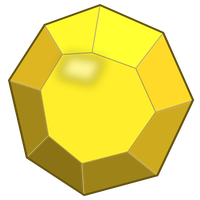
#> input picture engine/crystals/yellow.png, 200 x 200 px; its folder holds 4 pictures in this run
$ python make_cards.py
#> lines starting #> are read from the running program, lines starting #| are printed output that depends on the picture; after the words box and inside, x2 and y2 are one past the last pixel; in counts of white or black regions, pixels touching at a corner belong together
#!/usr/bin/env python3
"""
Century: Golem Edition -- custom golem card generator.

Reads the 36 golem cards, drops in a photo per card, stamps the crystal
costs along the bottom and the point value in the corner, and writes
print-ready PNGs plus a cut-sheet PDF.

USAGE
-----
    python3 make_cards.py

FOLDER LAYOUT (put make_cards.py at the top)
--------------------------------------------
    make_cards.py
    crystals/
        yellow.png
        green.png
        blue.png
        magenta.png
    photos/
        01.png   02.png   03.png   ...   36.png
    out/                      <- created for you

The number on each photo filename is the card's rank in the sorted list
below (01 = the 6-point card, 36 = the 20-point 5M card). Extensions
.png .jpg .jpeg .webp all work. Photos are cropped to fill, centred on
the top of the frame so faces don't get cut off.

Run with --check to see which photos are missing before you commit.
"""

import sys
import csv
from pathlib import Path

from PIL import Image, ImageDraw, ImageFont, ImageFilter

# --------------------------------------------------------------------------
# CARD DATA -- sorted low to high, ties broken by cheaper crystal cost.
# (points, {colour: count})  colours: Y G B M
# --------------------------------------------------------------------------
GOLEMS = [
    (6,  {"Y": 2, "G": 2}),
    (7,  {"Y": 3, "G": 2}),
    (8,  {"Y": 2, "B": 2}),
    (8,  {"Y": 2, "G": 3}),
    (8,  {"G": 4}),
    (9,  {"Y": 2, "G": 1, "M": 1}),
    (9,  {"Y": 3, "B": 2}),
    (10, {"Y": 2, "M": 2}),
    (10, {"G": 2, "B": 2}),
    (10, {"G": 5}),
    (11, {"Y": 3, "M": 2}),
    (11, {"Y": 2, "B": 3}),
    (12, {"Y": 1, "G": 1, "B": 1, "M": 1}),
    (12, {"G": 2, "M": 2}),
    (12, {"Y": 1, "B": 2, "M": 1}),
    (12, {"G": 2, "B": 1, "M": 1}),
    (12, {"G": 3, "B": 2}),
    (12, {"B": 4}),
    (13, {"Y": 2, "G": 2, "B": 2}),
    (13, {"G": 2, "B": 3}),
    (14, {"Y": 3, "G": 1, "B": 1, "M": 1}),
    (14, {"Y": 2, "M": 3}),
    (14, {"B": 2, "M": 2}),
    (14, {"G": 3, "M": 2}),
    (15, {"Y": 2, "G": 2, "M": 2}),
    (15, {"B": 5}),
    (16, {"Y": 1, "G": 3, "B": 1, "M": 1}),
    (16, {"G": 2, "M": 3}),
    (16, {"M": 4}),
    (17, {"Y": 2, "B": 2, "M": 2}),
    (17, {"B": 3, "M": 2}),
    (18, {"Y": 1, "G": 1, "B": 3, "M": 1}),
    (18, {"B": 2, "M": 3}),
    (19, {"G": 2, "B": 2, "M": 2}),
    (20, {"Y": 1, "G": 1, "B": 1, "M": 3}),
    (20, {"M": 5}),
]

# --------------------------------------------------------------------------
# TUNE THESE
# --------------------------------------------------------------------------
DPI          = 300
CARD_W       = int(2.5 * DPI)      # 750 px  -- poker size
CARD_H       = int(3.5 * DPI)      # 1050 px
BLEED        = 0                   # set to int(0.125 * DPI) if your printer wants bleed

CORNER       = 40                  # rounded-corner radius
BORDER       = 18                  # dark frame thickness
BORDER_COLOR = (20, 26, 48)        # navy, matches your mockup
PHOTO_ANCHOR = 0.30                # 0 = top of photo, 0.5 = centre. Faces sit high.

CRYSTAL_SIZE = 88                  # width of each crystal icon in px
CRYSTAL_GAP  = 8                   # px between crystals
CRYSTAL_Y    = 0.90                # vertical position, fraction of card height
BAND_HEIGHT  = 150                 # dark band behind the crystals (0 to disable)
BAND_OPACITY = 165                 # 0-255

SHOW_POINTS  = True
POINT_SIZE   = 96
POINT_XY     = (0.50, 0.775)       # fraction of card w/h, centre of the number

# Leave as None to auto-detect a bold serif on Windows / Mac / Linux.
# Set a path yourself to use a specific font.
FONT_PATH    = None

ORDER        = ["Y", "G", "B", "M"]
CRYSTAL_FILE = {"Y": "yellow", "G": "green", "B": "blue", "M": "magenta"}

ROOT     = Path(__file__).parent
CRYSTALS = ROOT / "crystals"
PHOTOS   = ROOT / "photos"
OUT      = ROOT / "out"

IMG_EXT = (".png", ".jpg", ".jpeg", ".webp", ".PNG", ".JPG", ".JPEG")

# --------------------------------------------------------------------------
# ART SETS -- pick one with --set NAME (default: photos).
#   photos  the face deck: photos/ + cards.csv -> out/
#   gol     painted backgrounds for the DEFAULT room (server/card_art_index.py):
#           ../gol/backgrounds + ../gol/cards.csv -> ../gol/out/
# The gol paintings still show faint smudges where their original crystal
# row was painted out, so that set crops from the bottom and spaces the
# crystals at the original pitch to land the new ones right on top of them.
# --------------------------------------------------------------------------
GOL = ROOT.parent / "gol"
ART_SETS = {
    "photos": dict(PHOTOS=PHOTOS, MAPPING=ROOT / "cards.csv", OUT=OUT),
    "gol":    dict(PHOTOS=GOL / "backgrounds", MAPPING=GOL / "cards.csv",
                   OUT=GOL / "out", PHOTO_ANCHOR=1.0, CRYSTAL_GAP=34,
                   CRYSTAL_Y=0.91),
}


# --------------------------------------------------------------------------
def find_asset(folder: Path, stem: str):
    """Return the first file in folder matching stem + any image extension."""
    for ext in IMG_EXT:
        p = folder / f"{stem}{ext}"
        if p.exists():
            return p
    return None


def resolve_font():
    """Find a bold serif font on Windows, Mac or Linux."""
    if FONT_PATH:
        return FONT_PATH
    candidates = [
        r"C:\Windows\Fonts\timesbd.ttf",            # Windows, Times New Roman Bold
        r"C:\Windows\Fonts\georgiab.ttf",           # Windows, Georgia Bold
        r"C:\Windows\Fonts\arialbd.ttf",            # Windows fallback
        "/System/Library/Fonts/Supplemental/Times New Roman Bold.ttf",
        "/System/Library/Fonts/Supplemental/Georgia Bold.ttf",
        "/Library/Fonts/Arial Bold.ttf",
        "/usr/share/fonts/truetype/dejavu/DejaVuSerif-Bold.ttf",
        "/usr/share/fonts/truetype/liberation/LiberationSerif-Bold.ttf",
    ]
    for p in candidates:
        if Path(p).exists():
            return p
    return None


def load_font(size):
    p = resolve_font()
    if p is None:
        print("No TrueType font found -- point numbers will use a small "
              "default font. Set FONT_PATH near the top of this script.")
        return ImageFont.load_default()
    return ImageFont.truetype(p, size)


def load_crystals():
    icons = {}
    missing = []
    for key, name in CRYSTAL_FILE.items():
        p = find_asset(CRYSTALS, name)
#> in load_crystals, im is the input picture: PIL image 200x200 RGBA; mean R, G, B, A 141.2, 127.5, 24.7, 160.4
        if p is None:
            missing.append(f"crystals/{name}.png")
            continue
        im = Image.open(p).convert("RGBA")
        h = round(CRYSTAL_SIZE * im.height / im.width)
        icons[key] = im.resize((CRYSTAL_SIZE, h), Image.LANCZOS)
#> pass 2 of the loop in load_crystals, `for key, name in CRYSTAL_FILE.items():`:
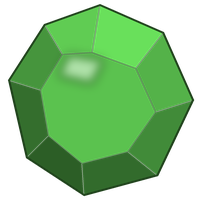
#> input picture engine/crystals/green.png, 200 x 200 px
#> in load_crystals, im is the input picture: PIL image 200x200 RGBA; mean R, G, B, A 50.2, 105.6, 43.8, 160.4
#> pass 3 of the loop in load_crystals, `for key, name in CRYSTAL_FILE.items():`:
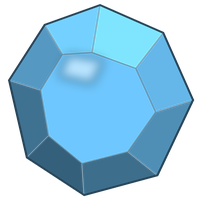
#> input picture engine/crystals/blue.png, 200 x 200 px
#> in load_crystals, im is the input picture: PIL image 200x200 RGBA; mean R, G, B, A 60.7, 108.2, 134.5, 160.4
#> the loop made 4 passes; the first 3 are shown
    if missing:
        sys.exit("Missing crystal icons:\n  " + "\n  ".join(missing))
    return icons


# [10 lines left out: function fill_crop, not called in this run]


def rounded_mask(w: int, h: int, r: int) -> Image.Image:
    m = Image.new("L", (w * 4, h * 4), 0)
    ImageDraw.Draw(m).rounded_rectangle([0, 0, w * 4 - 1, h * 4 - 1],
                                        radius=r * 4, fill=255)
    return m.resize((w, h), Image.LANCZOS)


def build_card(points: int, cost: dict, photo_path, icons, font) -> Image.Image:
    W, H = CARD_W, CARD_H
    card = Image.new("RGB", (W, H), BORDER_COLOR)

    # --- photo, inset by the border, rounded ---
    iw, ih = W - 2 * BORDER, H - 2 * BORDER
    if photo_path:
        photo = fill_crop(Image.open(photo_path), iw, ih, PHOTO_ANCHOR)
    else:
        photo = Image.new("RGB", (iw, ih), (120, 128, 150))
    inner = Image.new("RGB", (iw, ih), BORDER_COLOR)
    inner.paste(photo, (0, 0))
    card.paste(inner, (BORDER, BORDER),
               rounded_mask(iw, ih, max(2, CORNER - BORDER)))

    # --- darkened band so icons and the number stay readable ---
    if BAND_HEIGHT > 0:
        band = Image.new("RGBA", (W, BAND_HEIGHT), (0, 0, 0, 0))
        bd = ImageDraw.Draw(band)
        for y in range(BAND_HEIGHT):
            a = round(BAND_OPACITY * (y / BAND_HEIGHT) ** 0.65)
            bd.line([(0, y), (W, y)], fill=(8, 12, 28, a))
        card.paste(band, (0, H - BAND_HEIGHT), band)

    # --- point value ---
    if SHOW_POINTS:
        d = ImageDraw.Draw(card)
        txt = str(points)
        cx, cy = round(W * POINT_XY[0]), round(H * POINT_XY[1])
        # soft shadow for legibility over any photo
        shadow = Image.new("RGBA", (W, H), (0, 0, 0, 0))
        ImageDraw.Draw(shadow).text((cx, cy), txt, font=font,
                                    fill=(0, 0, 0, 210), anchor="mm")
        card.paste(shadow, (0, 0), shadow.filter(ImageFilter.GaussianBlur(9)))
        d.text((cx, cy), txt, font=font, fill=(255, 246, 214), anchor="mm",
               stroke_width=4, stroke_fill=(30, 22, 8))

    # --- crystal row ---
    seq = [c for c in ORDER for _ in range(cost.get(c, 0))]
    total = sum(icons[c].width for c in seq) + CRYSTAL_GAP * (len(seq) - 1)
    x = (W - total) // 2
    ymid = round(H * CRYSTAL_Y)
    for c in seq:
        ic = icons[c]
        card.paste(ic, (x, ymid - ic.height // 2), ic)
        x += ic.width + CRYSTAL_GAP

    # --- final rounded corners on the whole card ---
    out = Image.new("RGB", (W, H), (255, 255, 255))
    out.paste(card, (0, 0), rounded_mask(W, H, CORNER))
    return out


def cost_label(cost: dict) -> str:
    return ", ".join(f"{cost[c]}{c}" for c in ORDER if c in cost)


def make_pdf(paths, pdf_path):
    from reportlab.lib.pagesizes import letter
    from reportlab.pdfgen import canvas as rl_canvas

    PW, PH = letter
    cw, ch = 2.5 * 72, 3.5 * 72
    cols, rows = 3, 3
    mx = (PW - cols * cw) / 2
    my = (PH - rows * ch) / 2

    c = rl_canvas.Canvas(str(pdf_path), pagesize=letter)
    for i, p in enumerate(paths):
        slot = i % (cols * rows)
        if i and slot == 0:
            c.showPage()
        col, row = slot % cols, slot // cols
        x = mx + col * cw
        y = PH - my - (row + 1) * ch
        c.drawImage(str(p), x, y, cw, ch)
        c.setStrokeColorRGB(0.75, 0.75, 0.75)
        c.setLineWidth(0.3)
        c.rect(x, y, cw, ch, stroke=1, fill=0)
    c.save()


MAPPING = ROOT / "cards.csv"


# [13 lines left out: function write_template, not called in this run]


def load_mapping():
    """Return {slot: (photo_filename, player_name)} from cards.csv, if present."""
    if not MAPPING.exists():
        return {}
    out = {}
    with open(MAPPING, newline="", encoding="utf-8-sig") as f:
        for row in csv.DictReader(f):
            slot = (row.get("slot") or "").strip()
            photo = (row.get("photo") or "").strip()
            player = (row.get("player") or "").strip()
            if slot and photo:
                out[slot.zfill(2)] = (photo, player)
    return out


def select_art_set():
    """Apply --set NAME from ART_SETS over the module-level settings."""
    name = "photos"
    if "--set" in sys.argv:
        i = sys.argv.index("--set")
        if i + 1 >= len(sys.argv) or sys.argv[i + 1] not in ART_SETS:
            sys.exit(f"--set takes one of: {', '.join(ART_SETS)}")
        name = sys.argv[i + 1]
    globals().update(ART_SETS[name])
    print(f"Art set: {name}")


def main():
    select_art_set()
    check_only = "--check" in sys.argv
    if "--init" in sys.argv:
        write_template()
        return

    OUT.mkdir(exist_ok=True)
    icons = load_crystals()
#> icons = 4 items
    font = load_font(POINT_SIZE)

    mapping = load_mapping()
    if mapping:
        print(f"Using cards.csv ({len(mapping)} slots assigned).")

    missing = []
    paths = []
    rows = []

    for i, (points, cost) in enumerate(GOLEMS, start=1):
        stem = f"{i:02d}"
        player = ""

        if stem in mapping:
            fname, player = mapping[stem]
            photo = PHOTOS / fname
            if not photo.exists():                 # tolerate a missing extension
                photo = find_asset(PHOTOS, Path(fname).stem)
            if photo is None or not photo.exists():
                missing.append(f"photos/{fname}  (slot {stem})  ->  "
                               f"{points} pts: {cost_label(cost)}")
                photo = None
        else:
            photo = find_asset(PHOTOS, stem)
            if photo is None:
                where = "cards.csv" if mapping else f"photos/{stem}.png"
                missing.append(f"{where}  (slot {stem})  ->  "
                               f"{points} pts: {cost_label(cost)}")

        rows.append([stem, points, cost_label(cost),
                     photo.name if photo else "MISSING", player])

        if check_only:
            continue

        card = build_card(points, cost, photo, icons, font)
#> in build_card, `card = Image.new("RGB", (W, H), BORDER_COLOR)`:
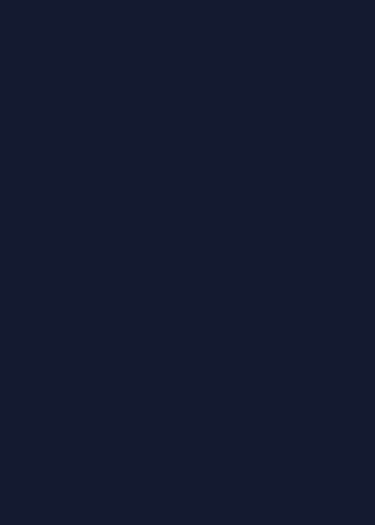
#> card: PIL image 750x1050 RGB (shown at 1/2 size); mean R, G, B 20, 26, 48
#> in build_card, `photo = Image.new("RGB", (iw, ih), (120, 128, 150))`:
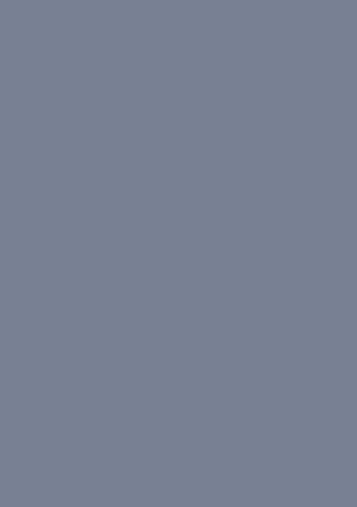
#> photo: PIL image 714x1014 RGB (shown at 1/2 size); mean R, G, B 120, 128, 150
#> in rounded_mask, `ImageDraw.Draw(m).rounded_rectangle([0, 0, w * 4 - 1, h * 4 - 1], radi..`:
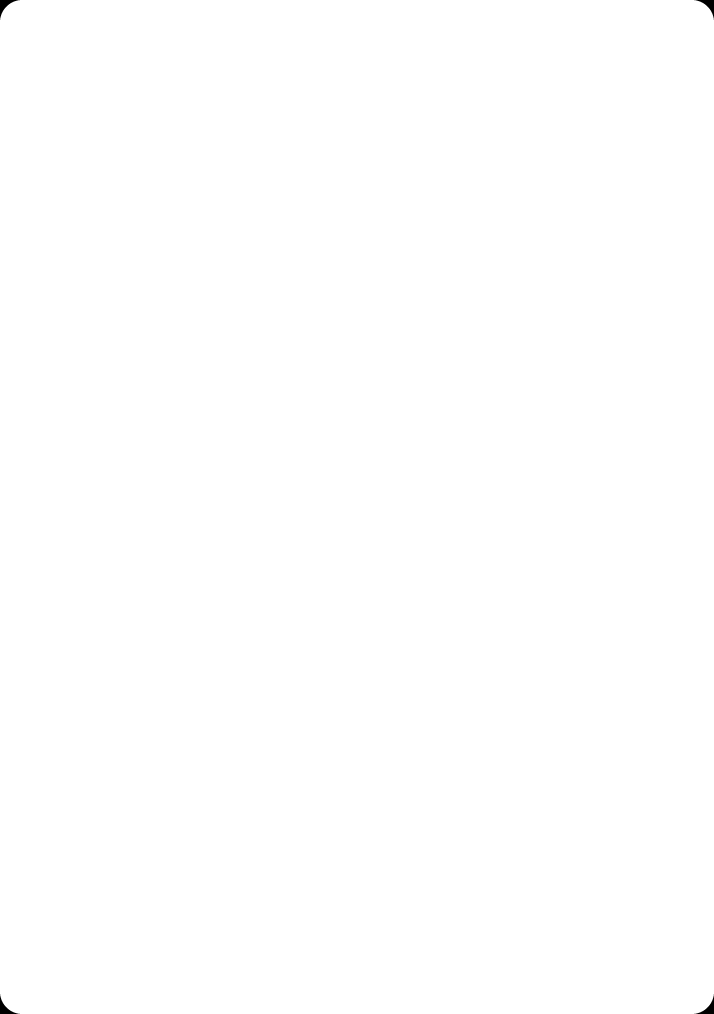
#> m: PIL image 2856x4056 L (shown at 1/4 size); 99.9% white; 4 black regions, box (x1, y1, x2, y2) and area: (0, 0, 79, 79) 1692, (2777, 0, 2856, 79) 1692, (0, 3977, 79, 4056) 1692, (2777, 3977, 2856, 4056) 1692
#> in build_card, `card.paste(band, (0, H - BAND_HEIGHT), band)`:
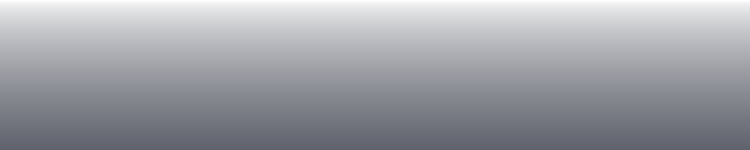
#> band: PIL image 750x150 RGBA; mean R, G, B, A 8, 12, 28, 99.5; transparent parts drawn white
#> the loop in build_card, `for c in seq:` made 4 passes
#> pass 3, in build_card, `ic = icons[c]`:
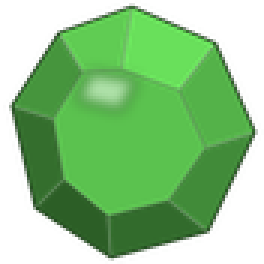
#> ic: PIL image 88x88 RGBA (shown 3 times larger); mean R, G, B, A 50.4, 107.4, 44, 160.2; transparent parts drawn white
#> after the loop in build_card, `for c in seq:`:
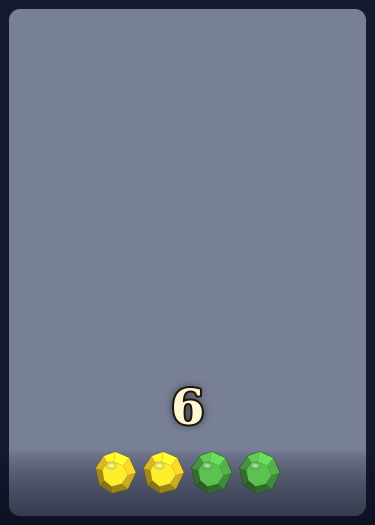
#> card: PIL image 750x1050 RGB (shown at 1/2 size); mean R, G, B 108.6, 116.8, 134.5
#> after the loop in build_card, `for c in seq:`: x = 571
#> call 2 of rounded_mask, with w = 750, h = 1050, r = 40
#> in rounded_mask (call 2), `ImageDraw.Draw(m).rounded_rectangle([0, 0, w * 4 - 1, h * 4 - 1], radi..`:
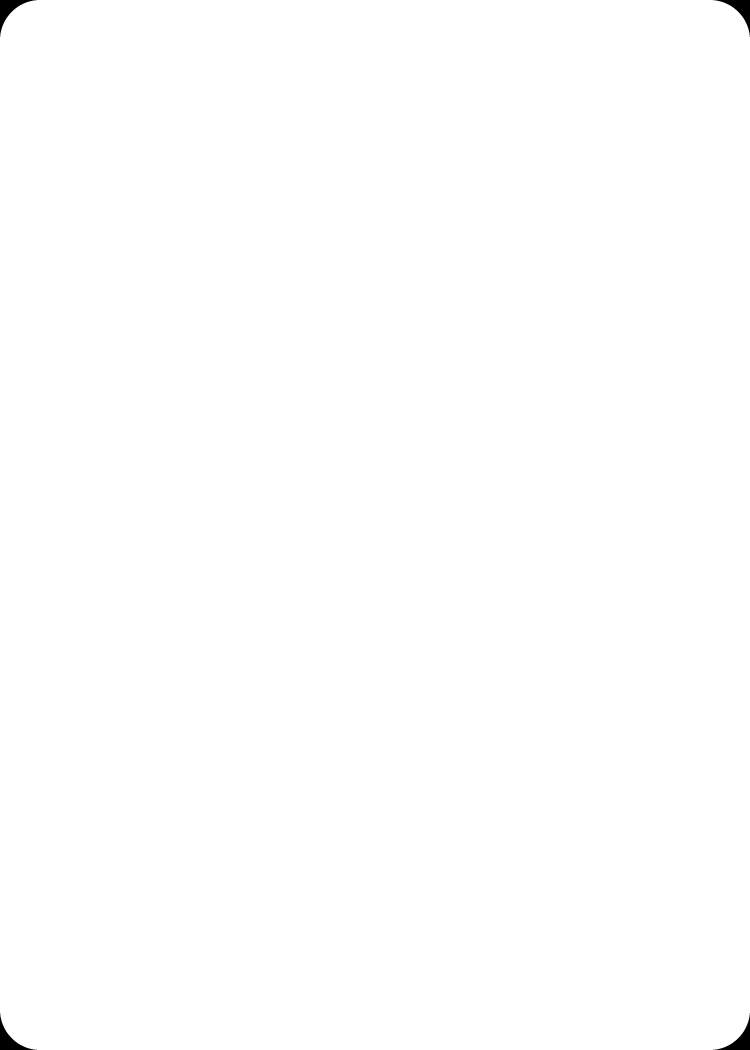
#> m: PIL image 3000x4200 L (shown at 1/4 size); 99.8% white; 4 black regions, box (x1, y1, x2, y2) and area: (0, 0, 148, 148) 5541, (2852, 0, 3000, 148) 5541, (0, 4052, 148, 4200) 5541, (2852, 4052, 3000, 4200) 5541
        out_path = OUT / f"golem_{stem}_{points}pts.png"
        card.save(out_path, dpi=(DPI, DPI))
        paths.append(out_path)
#> pass 2 of the loop in main, `for i, (points, cost) in enumerate(GOLEMS, start=1):`:
#> in build_card (call 2), `ImageDraw.Draw(shadow).text((cx, cy), txt, font=font, fill=(0, 0, 0, 2..`:
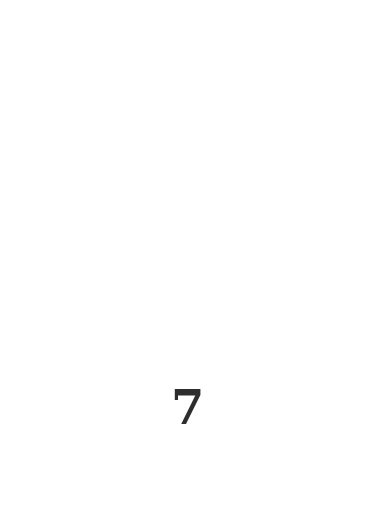
#> shadow: PIL image 750x1050 RGBA (shown at 1/2 size); mean R, G, B, A 0, 0, 0, 0.3; transparent parts drawn white
#> after the loop in build_card (call 2), `for c in seq:`:
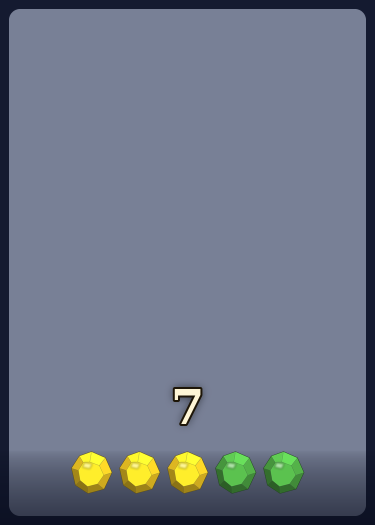
#> card: PIL image 750x1050 RGB (shown at 1/2 size); mean R, G, B 109.3, 117.4, 134.1
#> after the loop in build_card (call 2), `for c in seq:`: x = 619
#> pass 3 of the loop in main, `for i, (points, cost) in enumerate(GOLEMS, start=1):`:
#> in build_card (call 3), `ImageDraw.Draw(shadow).text((cx, cy), txt, font=font, fill=(0, 0, 0, 2..`:
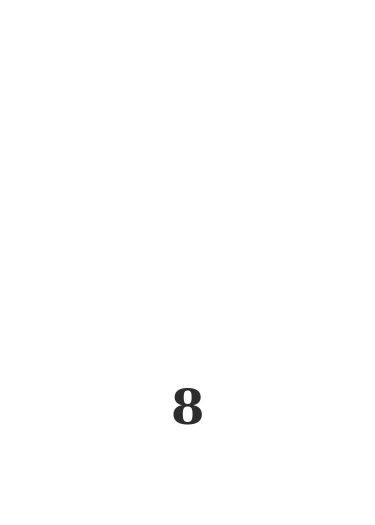
#> shadow: PIL image 750x1050 RGBA (shown at 1/2 size); mean R, G, B, A 0, 0, 0, 0.7; transparent parts drawn white
#> after the loop in build_card (call 3), `for c in seq:`:
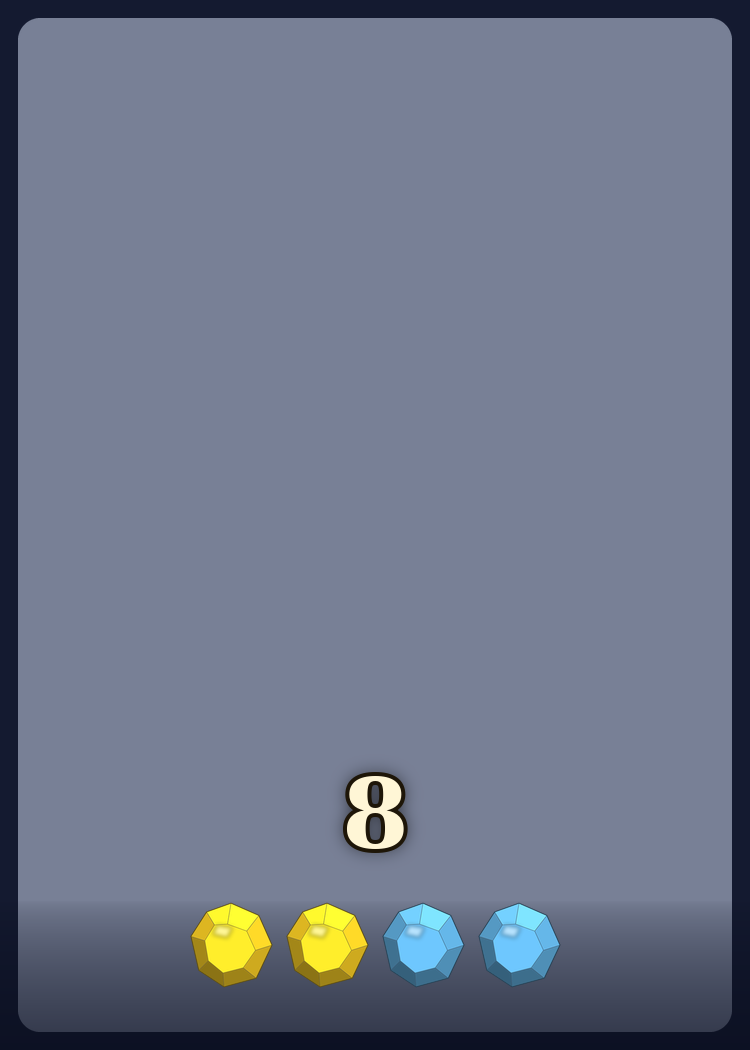
#> card: PIL image 750x1050 RGB; mean R, G, B 108.8, 116.9, 136.3
#> after the loop in build_card (call 3), `for c in seq:`: x = 571
#> the loop made 36 passes; the first 3 are shown

    with open(OUT / "manifest.csv", "w", newline="") as f:
        w = csv.writer(f)
        w.writerow(["slot", "points", "cost", "photo", "player"])
        w.writerows(rows)

    if missing:
        print(f"\n{len(missing)} photo(s) not found — placeholder used:\n")
        for m in missing:
            print("  " + m)

    if check_only:
        print(f"\nCheck only. {36 - len(missing)}/36 photos present.")
        return

    make_pdf(paths, OUT / "golem_cards_print.pdf")
    print(f"\nWrote {len(paths)} cards to {OUT}/")
    print(f"  golem_cards_print.pdf   9 per page, cut lines, actual size")
    print(f"  manifest.csv            which photo went on which card")


if __name__ == "__main__":
#> (the run stopped early here; a loop or call above may not have finished)
